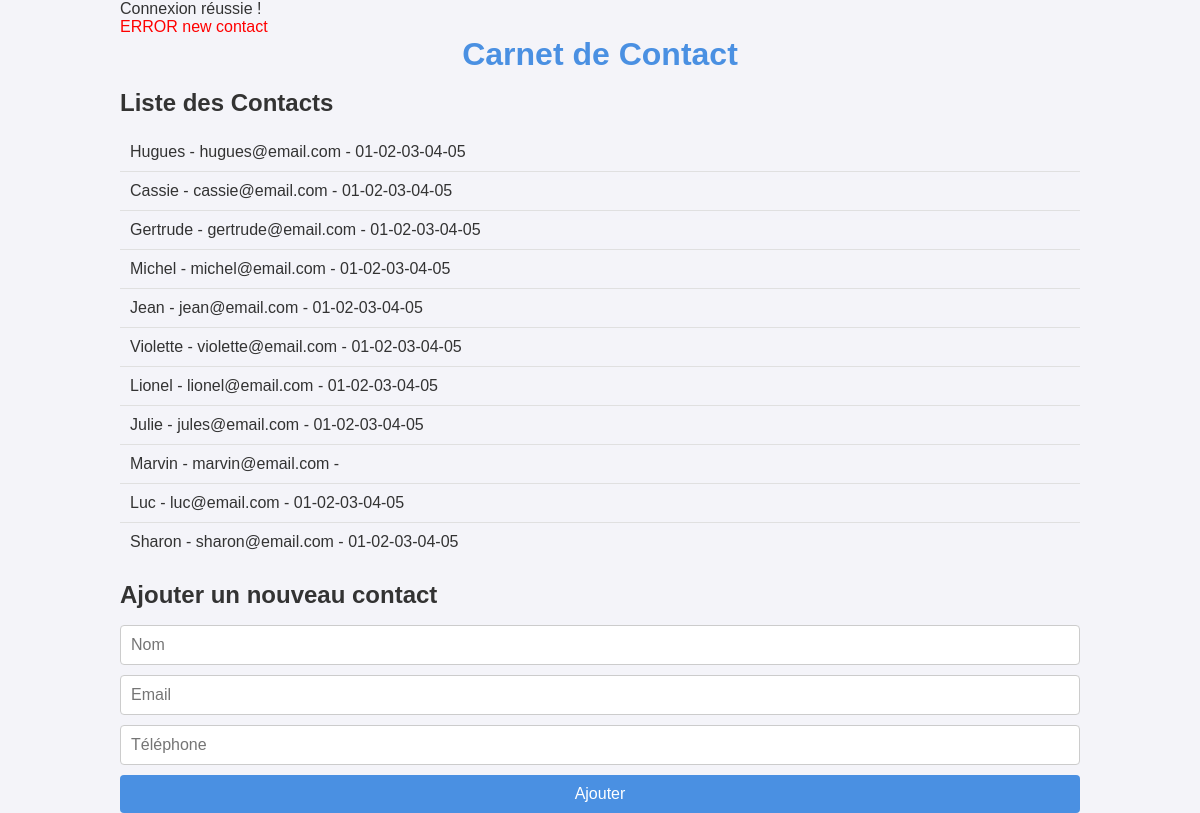
The page / on the database its author committed.
### tables this page shows
CREATE TABLE `contacts` (
  `id` int(11) NOT NULL,
  `name` varchar(100) NOT NULL,
  `email` varchar(100) NOT NULL,
  `phone` varchar(20) DEFAULT NULL,
  `created_at` timestamp NOT NULL DEFAULT CURRENT_TIMESTAMP
);

### models/Contact.php (called while the page is built, shortened)
<?php
class Contact{
    public static function getAll($pdo){
        $stmt = $pdo->query("SELECT * FROM contacts ");
        return $stmt->fetchAll(PDO::FETCH_ASSOC);
    }
}

### index.php (the view, shortened to what this page needs)
<?php
require_once __DIR__ . "/models/Contact.php";
$data = new Database();
$pdo = $data->getConnection();
if ($_SERVER['REQUEST_METHOD'] == "POST" && isset($_POST['submit'])) {
    $name = $_POST['name'];
    $email = $_POST['email'];
    $phone = $_POST['phone'];
$contact = new Contact($name, $email, $phone);
$contact->save($pdo);
} else {
    echo  "<p style= color:red> ERROR new contact</p>";
}
$contacts = Contact::getAll($pdo);
?>
<!DOCTYPE html>
<html lang="fr">
<head>
    <link rel="stylesheet" href="public/css/style.css">
</head>
<body>
    <h1>Carnet de Contact</h1>
    <h2>Liste des Contacts</h2>
    <ul>
        <?php foreach($contacts as $contact):?>
            <li>
                <?php
                echo htmlspecialchars($contact['name']) . " - ".  htmlspecialchars($contact['email']) ." - ". htmlspecialchars($contact['phone']);
                ?>
            </li>
            <?php endforeach; ?>
    </ul>
    <h2>Ajouter un nouveau contact</h2>
    <form action="index.php" method="POST">
        <input type="text" name="name" placeholder="Nom" required>
        <input type="email" name="email" placeholder="Email" required>
        <input type="text" name="phone" placeholder="Téléphone">
        <button type="submit">Ajouter</button>
    </form>
</body>
</html>

### public/css/style.css (style rules this page uses)
* { margin: 0; padding: 0; box-sizing: border-box; font-family: Arial, sans-serif; }
body { max-width: 80%; margin: auto; justify-content: center; align-items: center; min-height: 100vh; background-color: #f4f4f9; color: #333; }
h1 { font-size: 2rem; margin-bottom: 1rem; text-align: center; color: #4a90e2; }
h2 { font-size: 1.5rem; margin-bottom: 1rem; color: #333; }
ul { list-style-type: none; margin-bottom: 20px; }
ul li { padding: 10px; border-bottom: 1px solid #e0e0e0; }
ul li:last-child { border-bottom: none; }
form { display: flex; flex-direction: column; gap: 10px; }
input[type="text"], input[type="email"], button { padding: 10px; font-size: 1rem; border-radius: 4px; border: 1px solid #ccc; outline: none; }
button { background-color: #4a90e2; color: #ffffff; border: none; cursor: pointer; }

### rows shown on the page
contacts: name "Hugues", email "hugues@email.com", phone "01-02-03-04-05"
contacts: name "Cassie", email "cassie@email.com", phone "01-02-03-04-05"
contacts: name "Gertrude", email "gertrude@email.com", phone "01-02-03-04-05"
contacts: name "Michel", email "michel@email.com", phone "01-02-03-04-05"
contacts: name "Jean", email "jean@email.com", phone "01-02-03-04-05"
contacts: name "Violette", email "violette@email.com", phone "01-02-03-04-05"
contacts: name "Lionel", email "lionel@email.com", phone "01-02-03-04-05"
contacts: name "Julie", email "jules@email.com", phone "01-02-03-04-05"
contacts: name "Marvin", email "marvin@email.com"
contacts: name "Luc", email "luc@email.com", phone "01-02-03-04-05"
contacts: name "Sharon", email "sharon@email.com", phone "01-02-03-04-05"
